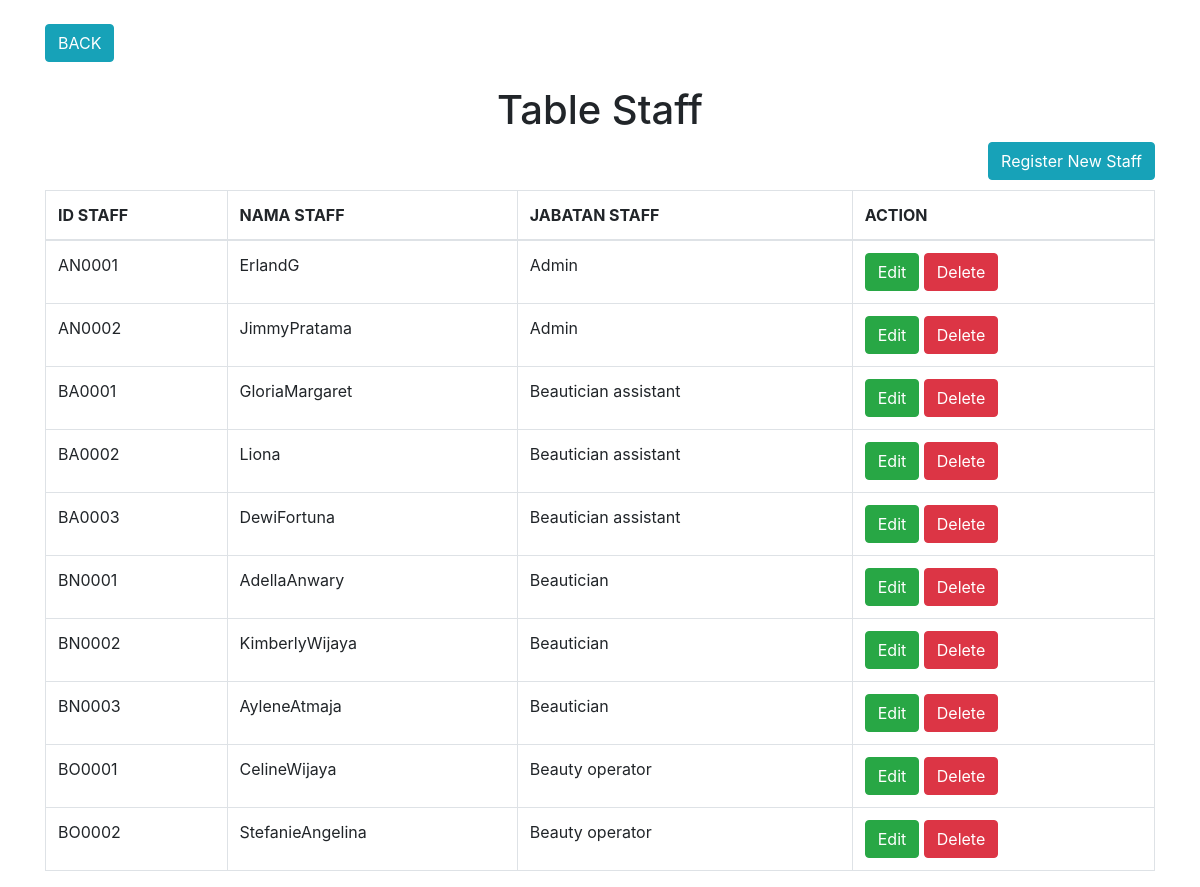
The app's page /MasterStaff.php, older data.
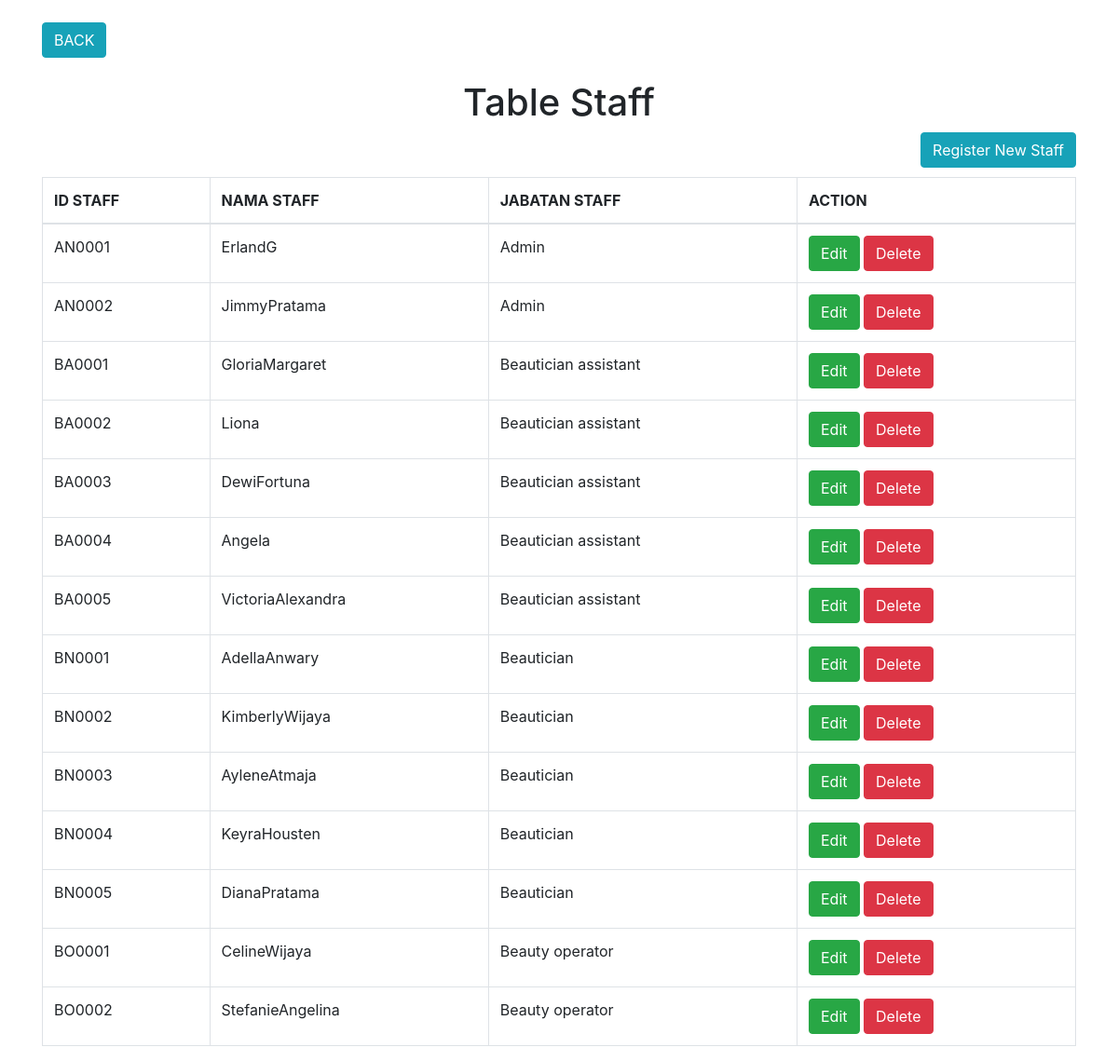
The same page, newer data.
### tables this page shows
CREATE TABLE `staff` (
  `ID_STAFF` varchar(10) NOT NULL,
  `NAMA_STAFF` varchar(255) NOT NULL,
  `ALAMAT_STAFF` varchar(255) NOT NULL,
  `TELEPON_STAFF` varchar(13) NOT NULL,
  `JABATAN_STAFF` varchar(50) NOT NULL,
  `PASSWORD_STAFF` varchar(255) NOT NULL,
  `STATUS_STAFF` varchar(1) NOT NULL COMMENT '0 = TIDAK AKTIF, 1 = AKTIF'
);

### MasterStaff.php (the view, shortened to what this page needs)
<?php
    include("conn.php");
?>
<!DOCTYPE html>
<html lang="en">
<head>
    <link rel="stylesheet" href="https://stackpath.bootstrapcdn.com/bootstrap/4.3.1/css/bootstrap.min.css">
</head>
<body>
    <br/>
    <div class="container">
        <form action="AdminPage.php" method="post">
                <button type="submit" class="btn btn-info">BACK</button>
        </form> <br/>
        <center><h1>Table Staff</h1></center>
        <form method="post" style="float:right">
            <button type="submit" name="register" class="btn btn-info">Register New Staff</button>
        </form> <br/> <br/>
            <table class="table table-hover table-bordered">
                <thead>
                    <tr>
                        <th>ID STAFF</th>
                        <th>NAMA STAFF</th>
                        <th>JABATAN STAFF</th>
                        <th>ACTION</th>
                    </tr>
                </thead>
                <tbody>
                    <?php
                        $sql = "SELECT * FROM STAFF WHERE STATUS_STAFF='1'";
                        $result = $conn->query($sql);
                        if ($result->num_rows > 0) {
                            while ($row = $result->fetch_assoc()) {
                                if($row["STATUS_STAFF"] == '1') {
                            ?>
                                <tr>
                                    <td><?= $row["ID_STAFF"]; ?></td>
                                    <td><?= $row["NAMA_STAFF"]; ?></td>
                                    <td><?= $row["JABATAN_STAFF"]; ?></td>
                                    <td>
                                        <form method="post">
                                            <button name="btnEdit" type="submit" class="btn btn-success">Edit</button>
                                            <button name="btnDelete" type="submit" class="btn btn-danger">Delete</button>
                                        </form>
                                    </td>
                                </tr>
                            <?php
                                }
                            }
                        }
                    ?>
                </tbody>
            </table>
        </div>
    </body>
</body>
</html>

Row changes from the older to the newer data that the page shows:
now on this page (row edited): staff: ID_STAFF "BA0004", NAMA_STAFF "Angela", JABATAN_STAFF "Beautician assistant"
now on this page (row edited): staff: ID_STAFF "BA0005", NAMA_STAFF "VictoriaAlexandra", JABATAN_STAFF "Beautician assistant"
now on this page (row edited): staff: ID_STAFF "BN0004", NAMA_STAFF "KeyraHousten", JABATAN_STAFF "Beautician"
now on this page (row edited): staff: ID_STAFF "BN0005", NAMA_STAFF "DianaPratama", JABATAN_STAFF "Beautician"
